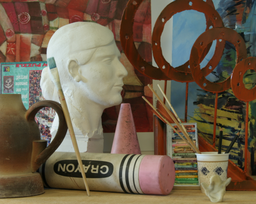
//> input picture Lab2/Lab2/images/medium1/left.png, 256 x 204 px, shrunk from 695 x 555 before the run
$ ./main   (built with g++ and OpenCV 4)
//> lines starting //> are read from the running program, lines starting //| are printed output that depends on the picture
#include <iostream>
#include <string>
#include <chrono>

#include "opencv2/opencv.hpp"

using namespace std;

#define cores 8

int sqr(int v)
{
	return v * v;
}

void findDispLeft(cv::Mat& li, cv::Mat& ri, cv::Mat& disp, int blockSize, int maxSSDPP, int medianBlur, double dispChange = 1.0)
{
	int h = li.size().height, w = li.size().width;

	disp = cv::Mat(h, w, CV_8UC1);
	disp = cv::Scalar(0);

#pragma omp parallel for num_threads(cores)
	for (int blockI = 0; blockI < h; blockI += blockSize)
	{
		for (int blockJ = 0; blockJ < w; blockJ += blockSize)
		{
			int th = min(blockI + blockSize, h - 1) - blockI, tw = min(blockJ + blockSize, w - 1) - blockJ;

			int minSSD = 1e9, minSSDshift = 0;
			for (int rBlockJ = blockJ; rBlockJ >= 0; rBlockJ--)
			{
				int mySSD = 0;

				for (int i = 0; i < th; i++)
				{
					for (int j = 0; j < tw; j++)
					{
						cv::Vec3b lp = li.at<cv::Vec3b>(blockI + i, blockJ + j);
						cv::Vec3b rp = ri.at<cv::Vec3b>(blockI + i, rBlockJ + j);

						mySSD += sqr(int(lp.val[0]) - int(rp.val[0]));
						mySSD += sqr(int(lp.val[1]) - int(rp.val[1]));
						mySSD += sqr(int(lp.val[2]) - int(rp.val[2]));
					}
				}

				if (minSSD > mySSD)
				{
					minSSD = mySSD;
					minSSDshift = blockJ - rBlockJ;
				}
			}

			cv::Rect rect(blockJ, blockI, th, tw);

			if (minSSD < maxSSDPP * th * tw)
			{
				cv::rectangle(disp, rect, cv::Scalar(min(pow(minSSDshift * dispChange, 1.2), 255.0)), cv::FILLED);
			}
		}
	}

	if (medianBlur)
	{
		cv::medianBlur(disp, disp, blockSize * 4 + 1);
	}
}

void findDispRight(cv::Mat& li, cv::Mat& ri, cv::Mat& disp, int blockSize, int maxSSDPP, int medianBlur, double dispChange = 1.0)
{
	int h = ri.size().height, w = ri.size().width;

	disp = cv::Mat(h, w, CV_8UC1);
	disp = cv::Scalar(0);

#pragma omp parallel for num_threads(cores)
	for (int blockI = 0; blockI < h; blockI += blockSize)
	{
		for (int blockJ = 0; blockJ < w; blockJ += blockSize)
		{
			int th = min(blockI + blockSize, h - 1) - blockI, tw = min(blockJ + blockSize, w - 1) - blockJ;

			int minSSD = 1e9, minSSDshift = 0;
			for (int lBlockJ = blockJ; lBlockJ + blockSize - 1 < w; lBlockJ++)
			{
				int mySSD = 0;

				for (int i = 0; i < th; i++)
				{
					for (int j = 0; j < tw; j++)
					{
						cv::Vec3b lp = li.at<cv::Vec3b>(blockI + i, lBlockJ + j);
						cv::Vec3b rp = ri.at<cv::Vec3b>(blockI + i, blockJ + j);

						mySSD += sqr(int(lp.val[0]) - int(rp.val[0]));
						mySSD += sqr(int(lp.val[1]) - int(rp.val[1]));
						mySSD += sqr(int(lp.val[2]) - int(rp.val[2]));
					}
				}

				if (minSSD > mySSD)
				{
					minSSD = mySSD;
					minSSDshift = lBlockJ - blockJ;
				}
			}

			cv::Rect rect(blockJ, blockI, th, tw);

			if (minSSD < maxSSDPP * th * tw)
			{
				cv::rectangle(disp, rect, cv::Scalar(min(pow(minSSDshift * dispChange, 1.2), 255.0)), cv::FILLED);
			}
		}
	}

	if (medianBlur)
	{
		cv::medianBlur(disp, disp, blockSize * 4 + 1);
	}
}

void processImage(string pathLeft, string pathRight, string pathSaveDisparityL, string pathSaveDisparityR,
	int blockSize, int medianBlur, double dispChange = 1.0)
{
	cv::Mat leftImage, rightImage, disparityLeft, disparityRight;

	leftImage = cv::imread(pathLeft);
	rightImage = cv::imread(pathRight);

	auto t_st = chrono::high_resolution_clock::now();

	findDispLeft(leftImage, rightImage, disparityLeft, blockSize, 75 * 3, medianBlur, dispChange);
	findDispRight(leftImage, rightImage, disparityRight, blockSize, 75 * 3, medianBlur, dispChange);

	auto t_end = chrono::high_resolution_clock::now();

	cv::imwrite(pathSaveDisparityL, disparityLeft);
	cv::imwrite(pathSaveDisparityR, disparityRight);

	double duration = chrono::duration<double>(t_end - t_st).count();

	cout.precision(5);
	cout << "Done " << pathSaveDisparityL << " + " << pathSaveDisparityR << " in " << fixed << duration << "s\n";
}

int main()
{
	processImage("../images/medium1/left.png", "../images/medium1/right.png", "saves/m1_l.png", "saves/m1_r.png", 3, 0);
//> in processImage, leftImage is the input picture: 204 rows x 256 cols, CV_8UC3; mean B, G, R 75, 94.8, 109.8
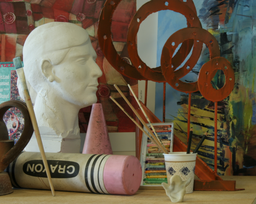
//> input picture Lab2/Lab2/images/medium1/right.png, 256 x 204 px, shrunk from 695 x 555 before the run
//> in processImage, rightImage is the input picture: 204 rows x 256 cols, CV_8UC3; mean B, G, R 73.4, 92.8, 106.2
//> after the loop in findDispLeft, `for (int blockI = 0; blockI < h; blockI += blockSize)`:
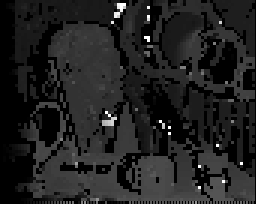
//> disp: 204 rows x 256 cols, CV_8UC1; min 0, max 255, mean 33.3
//> after the loop in findDispRight, `for (int blockI = 0; blockI < h; blockI += blockSize)`:
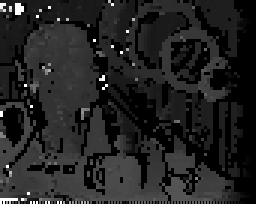
//> disp: 204 rows x 256 cols, CV_8UC1; min 0, max 255, mean 34.8
	processImage("../images/medium1/left.png", "../images/medium1/right.png", "saves/m1_l_bl.png", "saves/m1_r_bl.png", 3, 1);

	processImage("../images/medium2/left.png", "../images/medium2/right.png", "saves/m2_l.png", "saves/m2_r.png", 3, 0);
	processImage("../images/medium2/left.png", "../images/medium2/right.png", "saves/m2_l_bl.png", "saves/m2_r_bl.png", 3, 1);

	processImage("../images/medium3/left.png", "../images/medium3/right.png", "saves/m3_l.png", "saves/m3_r.png", 3, 0);
	processImage("../images/medium3/left.png", "../images/medium3/right.png", "saves/m3_l_bl.png", "saves/m3_r_bl.png", 3, 1);


	processImage("../images/large1/left.png", "../images/large1/right.png", "saves/l1_l.png", "saves/l1_r.png", 5, 0, 0.5);
//> after the loop in findDispRight (call 7), `for (int blockI = 0; blockI < h; blockI += blockSize)`:
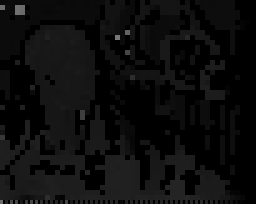
//> disp: 204 rows x 256 cols, CV_8UC1; min 0, max 119, mean 12.5
	processImage("../images/large1/left.png", "../images/large1/right.png", "saves/l1_l_bl.png", "saves/l1_r_bl.png", 3, 1, 0.5);
//> after the loop in findDispLeft (call 8), `for (int blockI = 0; blockI < h; blockI += blockSize)`:
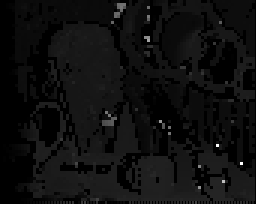
//> disp: 204 rows x 256 cols, CV_8UC1; min 0, max 255, mean 14.6
//> after the loop in findDispRight (call 8), `for (int blockI = 0; blockI < h; blockI += blockSize)`:
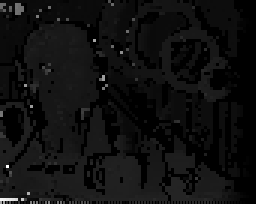
//> disp: 204 rows x 256 cols, CV_8UC1; min 0, max 255, mean 15.4
//> in findDispRight (call 8), `cv::medianBlur(disp, disp, blockSize * 4 + 1);`:
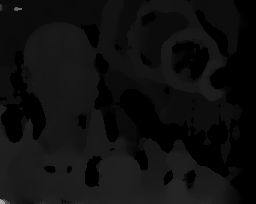
//> disp: 204 rows x 256 cols, CV_8UC1; min 0, max 165, mean 15.1

	processImage("../images/large2/left.png", "../images/large2/right.png", "saves/l2_l.png", "saves/l2_r.png", 5, 0, 0.5);
	processImage("../images/large2/left.png", "../images/large2/right.png", "saves/l2_l_bl.png", "saves/l2_r_bl.png", 3, 1, 0.5);

	processImage("../images/large3/left.png", "../images/large3/right.png", "saves/l3_l.png", "saves/l3_r.png", 5, 0, 0.5);
	processImage("../images/large3/left.png", "../images/large3/right.png", "saves/l3_l_bl.png", "saves/l3_r_bl.png", 5, 1, 0.5);

	return 0;
}
